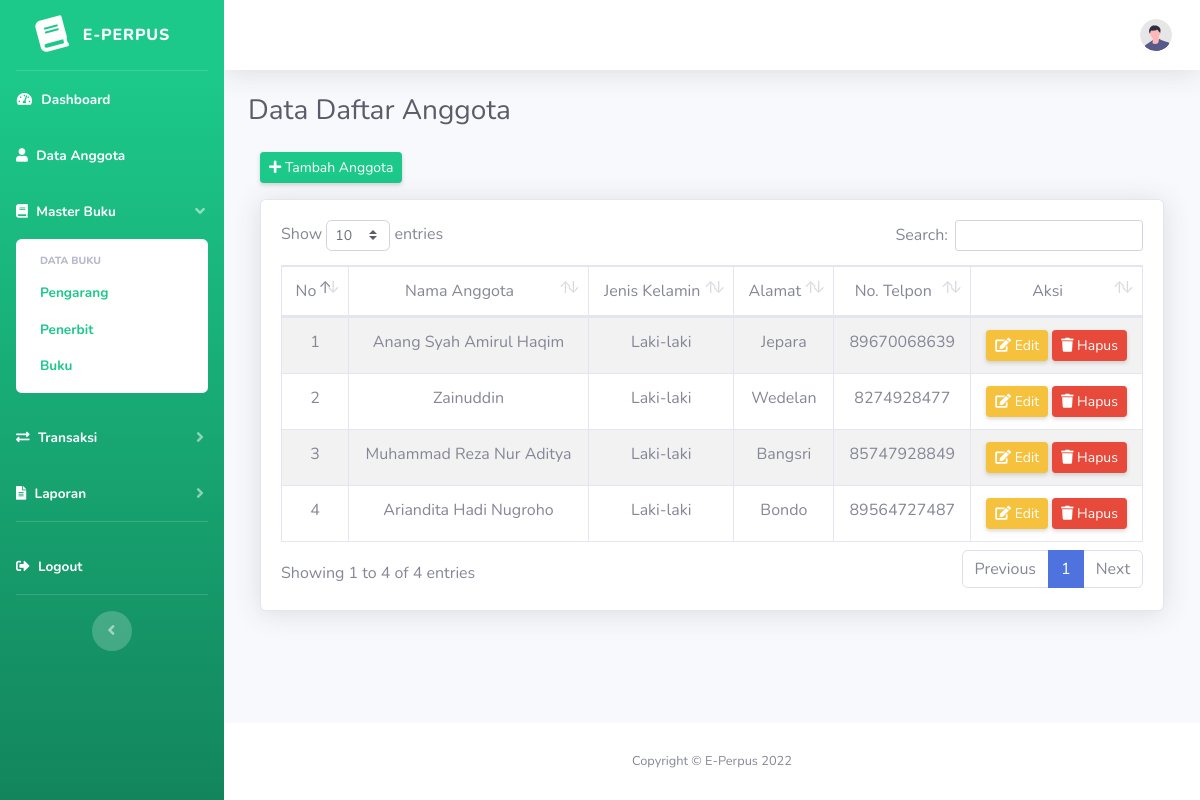
/index.php/anggota, run on the app's committed database.
### tables this page shows
CREATE TABLE `anggota` (
  `id_anggota` int(11) NOT NULL,
  `kode_anggota` varchar(10) NOT NULL,
  `nama_anggota` varchar(255) NOT NULL,
  `jenis_kelamin` varchar(20) NOT NULL,
  `alamat` text NOT NULL,
  `no_hp` bigint(13) NOT NULL
);

### application/controllers/Anggota.php (called while the page is built, shortened)
<?php
class Anggota extends CI_Controller {
    public function __construct()
    {
        $this->load->model('m_anggota');
    }
    public function index()
    {
        $isi['content']         = 'anggota/v_anggota';
        $isi['judul']           = 'Data Daftar Anggota';
        $isi['data_anggota']    = $this->db->get('anggota')->result();
        $this->load->view('v_dashboard', $isi);
    }
}

### index.php (called while the page is built, shortened)
<?php
require_once BASEPATH.'core/CodeIgniter.php';

### application/views/anggota/v_anggota.php (the view, shortened to what this page needs)
<div class="container-fluid">
    <div class="row">
        <div class="col-md-12 mb-3">
            <a href="<?= base_url('anggota/tambah_anggota'); ?>" class="btn btn-sm btn-success shadow-sm"><i class="fa fa-plus"></i> Tambah Anggota</a>
        </div>
    </div>
    <div class="card shadow">
        <div class="card-body">
            <div class="table-responsive">
                <table class="table table-bordered table-striped text-center" id="dataTable" width="100%" cellspacing="0">
                    <thead>
                        <tr>
                            <td>No</td>
                            <td>Nama Anggota</td>
                            <td>Jenis Kelamin</td>
                            <td>Alamat</td>
                            <td>No. Telpon</td>
                            <td>Aksi</td>
                        </tr>
                    </thead>
                    <tbody>
                        <?php
                            $no = 1;
                            foreach ($data_anggota as $row) {?>
                                <tr>
                                    <td><?= $no++; ?></td>
                                    <td><?= $row->nama_anggota; ?></td>
                                    <td><?= $row->jenis_kelamin; ?></td>
                                    <td><?= $row->alamat; ?></td>
                                    <td><?= $row->no_hp; ?></td>
                                    <td>
                                        <a href="<?= base_url()?>anggota/edit/<?= $row->id_anggota; ?>" class="btn btn-sm btn-warning shadow-sm"><i class="fa fa-edit"></i> Edit</a>
                                        <a href="<?= base_url()?>anggota/hapus/<?= $row->id_anggota; ?>" class="btn btn-sm btn-danger shadow-sm" onclick="return confirm('Anda Yakin Ingin Menghapus ?');"><i class="fa fa-trash"></i> Hapus</a>
                                    </td>
                                </tr>
                            <?php }
                        ?>
                    </tbody>
                </table>
            </div>
        </div>
    </div>
</div>

### data on the page
anggota: nama_anggota "Anang Syah Amirul Haqim", jenis_kelamin "Laki-laki", alamat "Jepara", no_hp "89670068639"
anggota: nama_anggota "Zainuddin", jenis_kelamin "Laki-laki", alamat "Wedelan", no_hp "8274928477"
anggota: nama_anggota "Muhammad Reza Nur Aditya", jenis_kelamin "Laki-laki", alamat "Bangsri", no_hp "85747928849"
anggota: nama_anggota "Ariandita Hadi Nugroho", jenis_kelamin "Laki-laki", alamat "Bondo", no_hp "89564727487"

### other printed values
$judul "Data Daftar Anggota"
